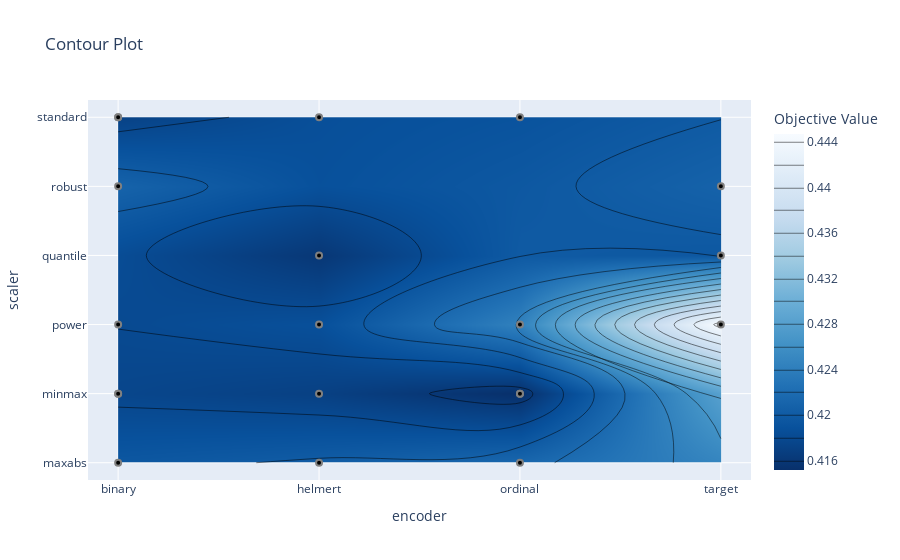

The notebook cell this image was saved under:
### Code cell
ov.plot_contour(AdaBoostRegressor_study, params=["encoder", "scaler"])

### Figure 1 — Plotly figure (JSON) as saved in the notebook; plotly's stock layout.template omitted (floating-point values rounded to 4 significant figures)
{"data": [{"colorbar": {"title": {"text": "Objective Value"}}, "colorscale": [[0, "rgb(247,251,255)"], [0.125, "rgb(222,235,247)"], [0.25, "rgb(198,219,239)"], [0.375, "rgb(158,202,225)"], [0.5, "rgb(107,174,214)"], [0.625, "rgb(66,146,198)"], [0.75, "rgb(33,113,181)"], [0.875, "rgb(8,81,156)"], [1, "rgb(8,48,107)"]], "connectgaps": true, "contours": {"coloring": "heatmap"}, "hoverinfo": "none", "line": {"smoothing": 1.3}, "reversescale": true, "type": "contour", "x": ["binary", "helmert", "ordinal", "target"], "y": ["maxabs", "minmax", "power", "quantile", "robust", "standard"], "z": [[0.4196, 0.4202, 0.4214, null], [0.4176, 0.417, 0.4152, null], [0.418, 0.4187, 0.4244, 0.4447], [null, 0.416, null, 0.4196], [0.421, null, null, 0.4208], [0.4172, 0.4186, 0.4191, null]]}, {"marker": {"color": "black", "line": {"color": "Gray", "width": 2}}, "mode": "markers", "name": "Feasible Trial", "showlegend": false, "type": "scatter", "x": ["target", "helmert", "ordinal", "target", "ordinal", "binary", "binary", "target", "binary", "helmert", "helmert", "ordinal", "binary", "binary", "binary", "ordinal", "helmert", "ordinal", "binary", "helmert"], "y": ["robust", "maxabs", "maxabs", "power", "power", "power", "robust", "quantile", "minmax", "power", "standard", "standard", "maxabs", "standard", "minmax", "minmax", "minmax", "minmax", "standard", "quantile"]}, {"marker": {"color": "#cccccc", "line": {"color": "Gray", "width": 2}}, "mode": "markers", "name": "Infeasible Trial", "showlegend": false, "type": "scatter", "x": [], "y": []}], "layout": {"title": {"text": "Contour Plot"}, "xaxis": {"range": [-0.15, 3.15], "title": {"text": "encoder"}, "type": "category"}, "yaxis": {"range": [-0.25, 5.25], "title": {"text": "scaler"}, "type": "category"}}}
